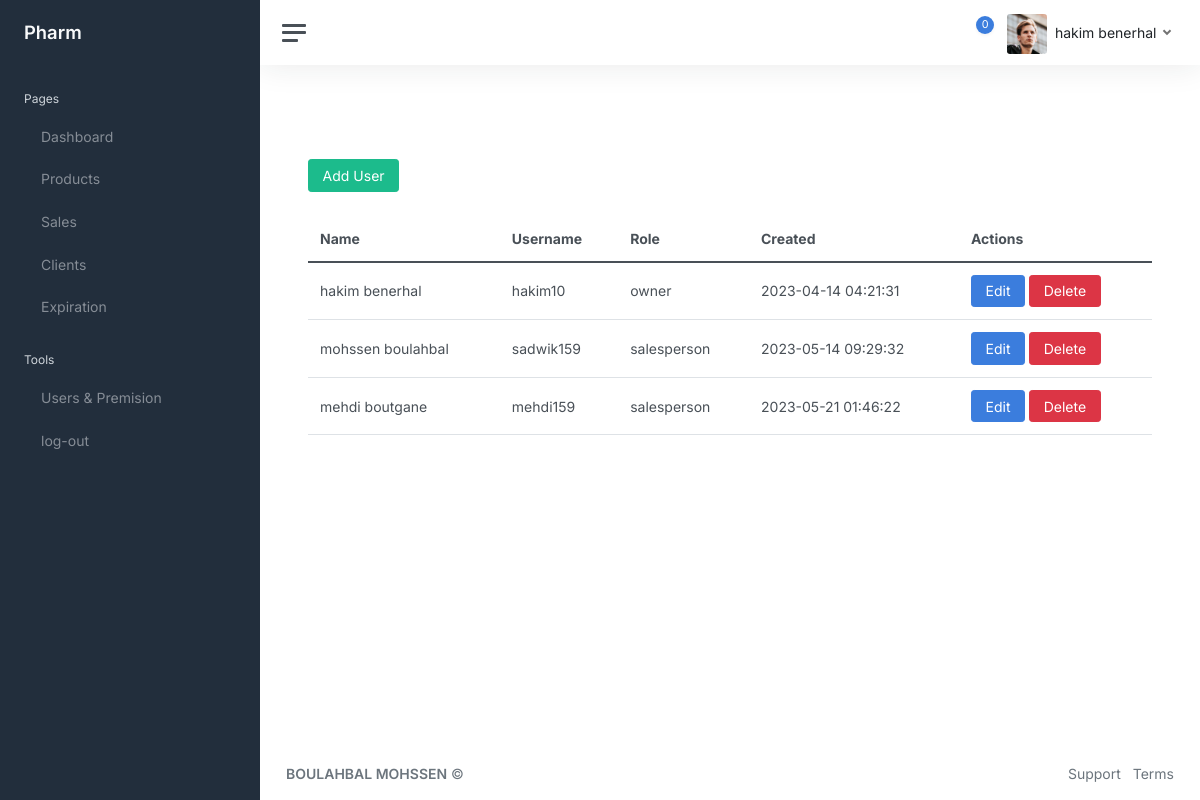
Screenshot of /premision.php (signed in) with the database file from the repository.
### tables this page shows
CREATE TABLE `users` (
  `id` int(11) NOT NULL,
  `id_pharm` int(11) NOT NULL,
  `name` tinytext DEFAULT NULL,
  `username` tinytext DEFAULT NULL,
  `pwd` tinytext DEFAULT NULL,
  `role` varchar(11) DEFAULT NULL,
  `created` timestamp NOT NULL DEFAULT current_timestamp()
);

### premision.php (the view, shortened to what this page needs)
<?php
function getUsers()
{
  include "includes/coon.php";
  $pharm_id = $_SESSION['id_pharm'];
  $query = "SELECT `id`, `id_pharm`, `name`, `username`, `pwd`, `role`, `created` FROM `users` WHERE `id_pharm` = $pharm_id";
  $result = mysqli_query($coon, $query);
  if ($result) {
    $users = mysqli_fetch_all($result, MYSQLI_ASSOC);
    return $users;
  } else {
    echo "Error: " . mysqli_error($coon);
    mysqli_close($coon);
    return null;
  }
}
$users = getUsers();
?>
<!DOCTYPE html>
<html lang="en">
<head>
  <?php include "includes/head.php"; ?>
</head>
<body>
  <div class="wrapper">
    <?php include "includes/navbar.php"; ?>
    <div class="main">
      <?php include "includes/stat_navbar.php"; ?>
      <main class="content">
        <div class="container-fluid p-0">
          <br>
          <br>
          <div style="color: black;" class="row">
            <div class="col-md-12">
              <button type="button" class="btn btn-success" data-bs-toggle="modal" data-bs-target="#adduser">Add
                User</button>
            </div>
            <div class="col-md-12 mt-4">
              <table class="table">
                <thead>
                  <tr>
                    <th>Name</th>
                    <th>Username</th>
                    <th>Role</th>
                    <th>Created</th>
                    <th>Actions</th>
                  </tr>
                </thead>
                <tbody>
                  <?php
                  foreach ($users as $user) {
                    echo "<tr>";
                    echo "<td>" . $user['name'] . "</td>";
                    echo "<td>" . $user['username'] . "</td>";
                    echo "<td>" . $user['role'] . "</td>";
                    echo "<td>" . $user['created'] . "</td>";
                    echo '<td>
                                                <button type="button" class="btn btn-primary edit-user-btn" data-bs-toggle="modal" data-bs-target="#updateuser" data-id="' . $user['id'] . '" data-name="' . $user['name'] . '" data-username="' . $user['username'] . '" data-role="' . $user['role'] . '">Edit</button>
                                                <button type="button" class="btn btn-danger delet-user-btn"  data-bs-toggle="modal" data-bs-target="#deleteUser" data-id="' . $user['id'] . '">Delete</button>
                                            </td>';
                    echo "</tr>";
                  }
                  ?>
                </tbody>
              </table>
            </div>
          </div>
        </div>
      </main>
      <?php include "includes/footer.php"; ?>
    </div>
  </div>
</body>
</html>

### css/main.css (style rules this page uses)
.container-fluid { background-color: white; }
body { background-color: white; }
* { box-sizing: border-box; }

### includes/head.php (style rules this page uses)
main, table { background-color: #FFFFFF !important; }

### rows the page displays
users: name "hakim benerhal", username "hakim10", role "owner", created "2023-04-14 04:21:31"
users: name "mohssen boulahbal", username "sadwik159", role "salesperson", created "2023-05-14 09:29:32"
users: name "mehdi boutgane", username "mehdi159", role "salesperson", created "2023-05-21 01:46:22"

### other values shown
$_SESSION['name'] "hakim benerhal"
